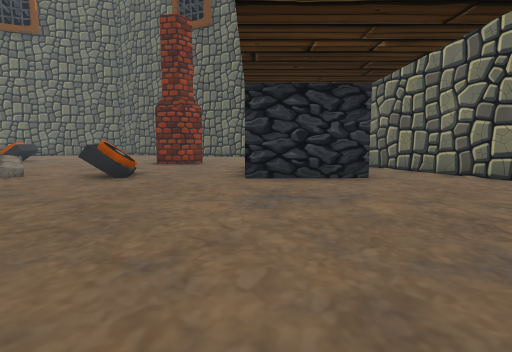
View 1 (above)

18 first-person views from a walk through a 3-D level made in the Unity game engine. The camera is 1.5 m above the floor, tilts 6° down and sees 80° across. The floor is counted in squares, 2 m on a side. Each view is taken from the middle of a square. On the plan, view 1 faces up. The plan holds only what a view shows up to about 10 squares ahead; the rest is blank. The place goes on beyond the plan. The player character is not drawn. Some surface patterns are stand-ins.

View 2
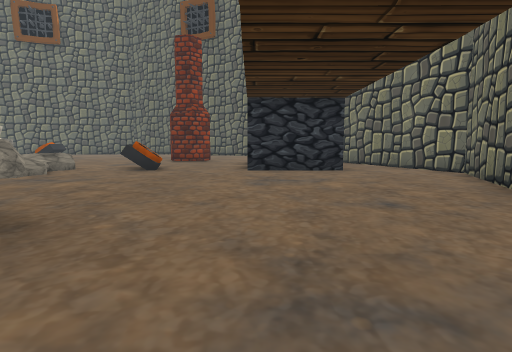

View 3
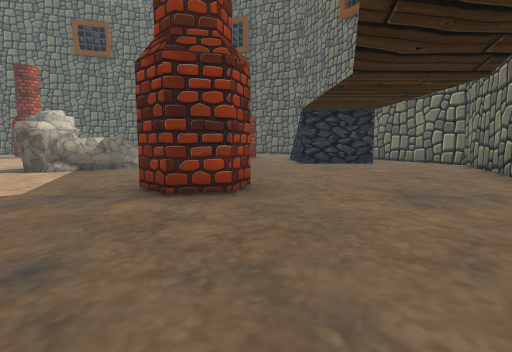

View 4
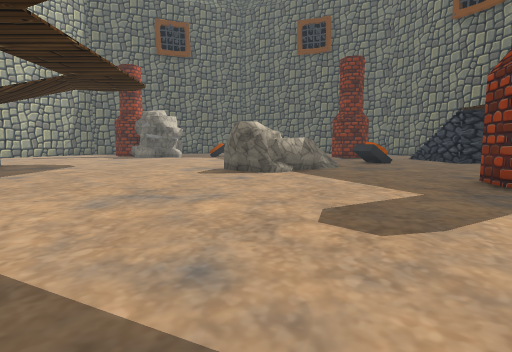

View 5
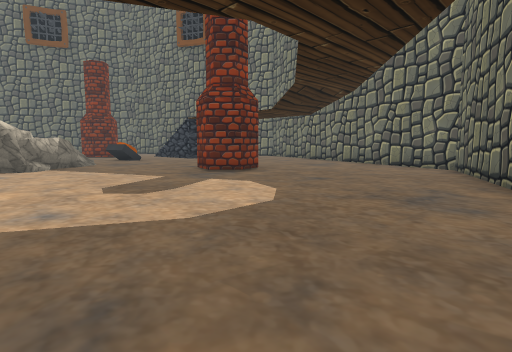

View 6
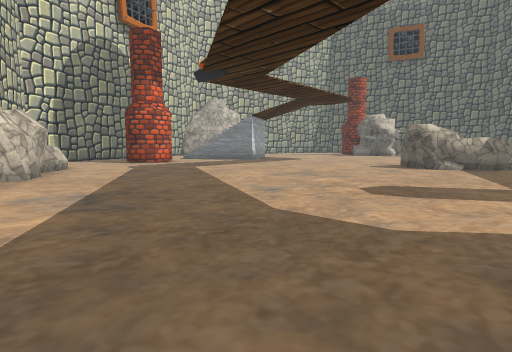

View 7
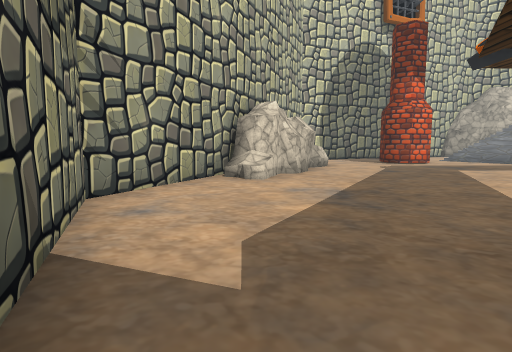

View 8
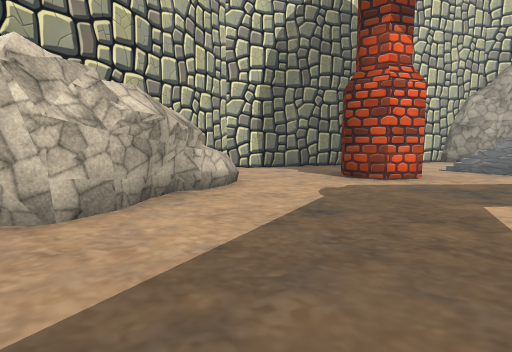

View 9
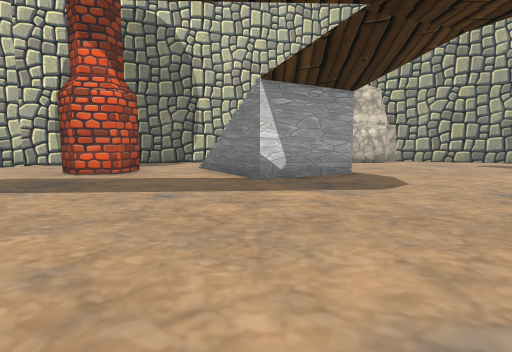

View 10
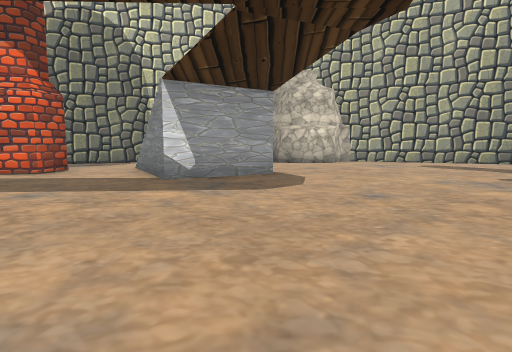

View 11
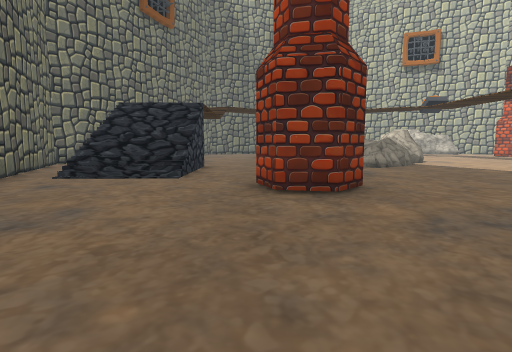

View 12
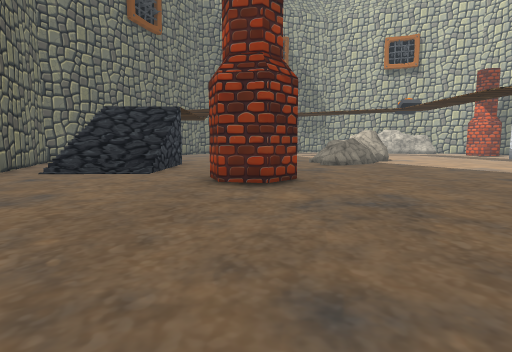

View 13
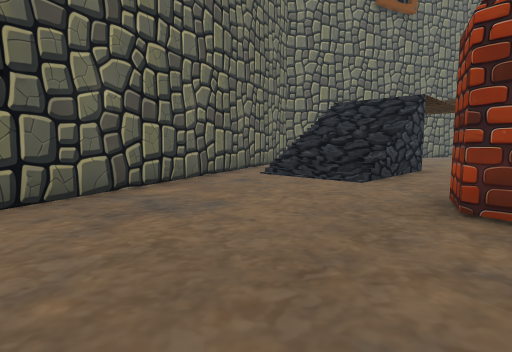

View 14
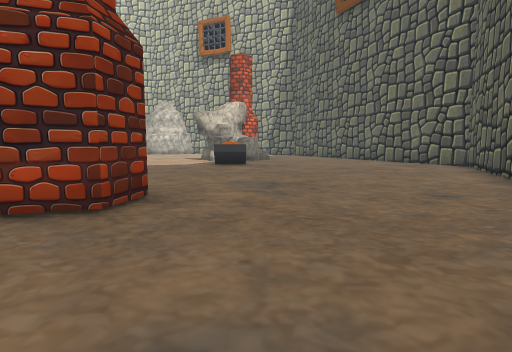

View 15
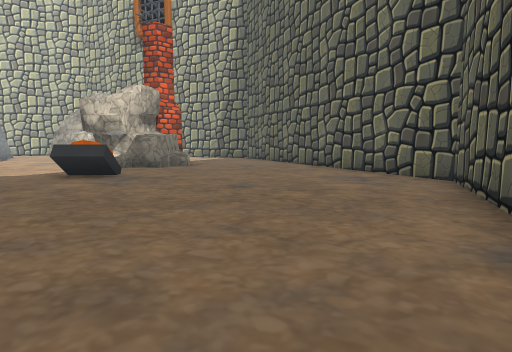

View 16
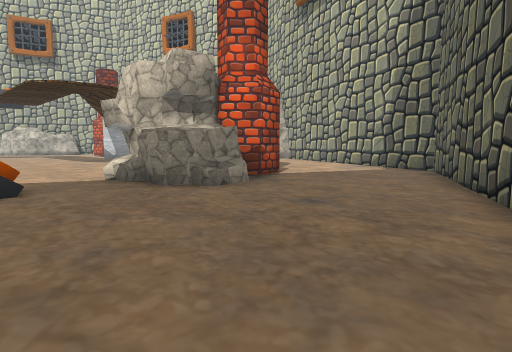

View 17
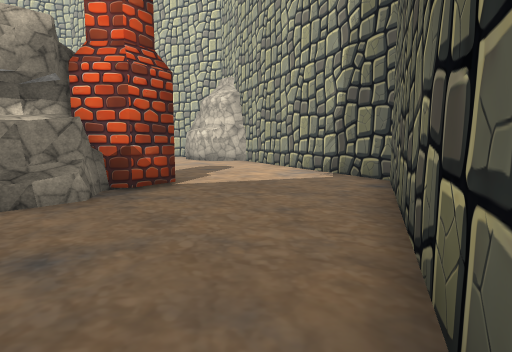

View 18
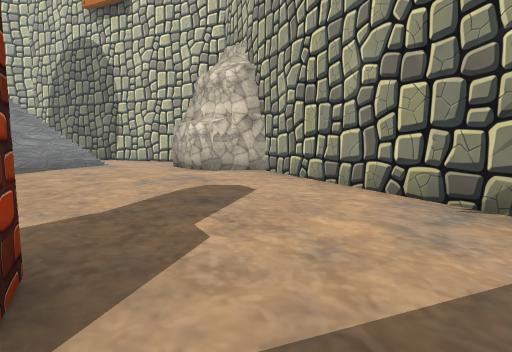

### Floor plan
Key: @ floor where view 1 was taken; # wall or solid block; . floor; / step, stairs or slope; ^ raised ledge.
Columns run from 23 left of view 1 to 6 right of it. Each row starts with its distance up from view 1.
 21            ######
 20          ###....##
 19        ###.........
 18      ###.............
 17    ###................
 16    #.....................#
 15   ##.....................#
 14   #....####..............##
 13   #....#  #..#............#
 12  ##.....  #.........#.....##
 11  #......  ..........#......#
 10 ##....... .............///.#
  9 #......................///.##
  8 ##................../..///..#
  7  ##.............//.#/..///..##
  6  #............   /...........#
  5    ..//........  ^..........##
  4     // /.......###..........#
  3        /....................#
  2     //#....................##
  1     ................#......
  0     ................#..@..
 -1     .##...................
 -2    ...#..................
 -3    #.....................#
 -4    #.....................#
 -5    ##. ##...............##
 -6     ##  ###...........###
 -7           ##.......  ##
 -8           ##.....#
 -9            ###.###
-10              ###

Where each view was taken, in squares from view 1:
view 1: 0 up, 0 right, facing up
view 2: 2 down, 0 right, facing up
view 3: 5 down, 2 left, facing up
view 4: 5 down, 8 left, facing up
view 5: 7 down, 9 left, facing up-right
view 6: 7 down, 5 left, facing up-left
view 7: 7 down, 5 left, facing left
view 8: 4 down, 10 left, facing left
view 9: 3 up, 9 left, facing left
view 10: 5 up, 9 left, facing left
view 11: 17 up, 2 left, facing down
view 12: 18 up, 3 left, facing down
view 13: 16 up, 3 left, facing down-right
view 14: 14 up, 1 right, facing left
view 15: 17 up, 3 left, facing left
view 16: 19 up, 10 left, facing down-left
view 17: 19 up, 13 left, facing down-left
view 18: 15 up, 16 left, facing down-left
